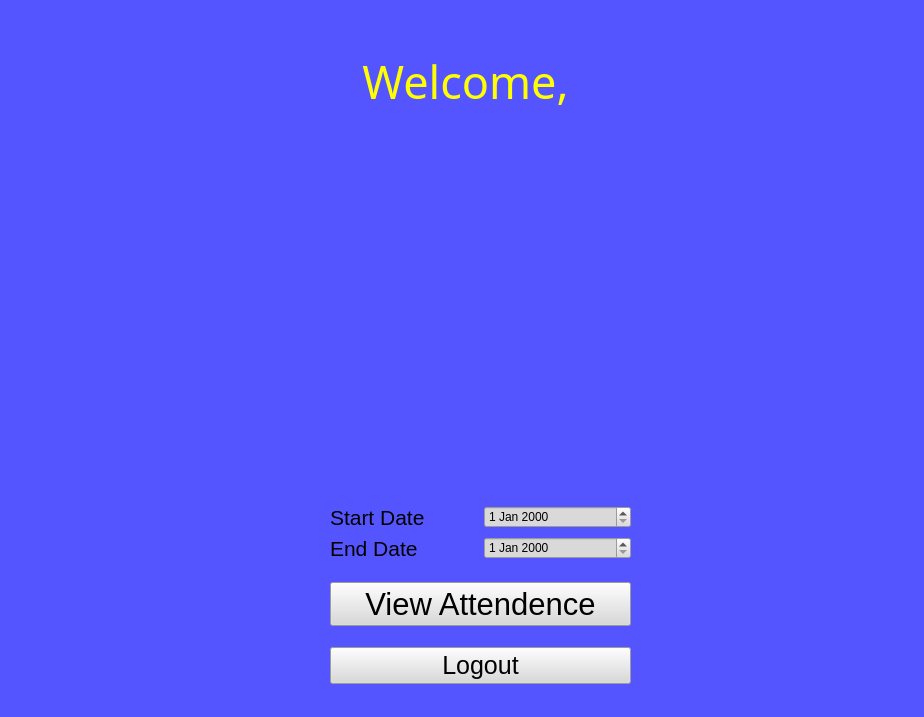
<?xml version="1.0" encoding="UTF-8"?>
<ui version="4.0">
 <class>StudentDashboard</class>
 <widget class="QMainWindow" name="StudentDashboard">
  <property name="geometry">
   <rect>
    <x>0</x>
    <y>0</y>
    <width>924</width>
    <height>717</height>
   </rect>
  </property>
  <property name="windowTitle">
   <string>Student Dashboard</string>
  </property>
  <property name="styleSheet">
   <string notr="true">background-color:rgb(85, 85, 255)</string>
  </property>
  <widget class="QWidget" name="centralwidget">
   <widget class="QWidget" name="verticalLayoutWidget">
    <property name="geometry">
     <rect>
      <x>330</x>
      <y>490</y>
      <width>301</width>
      <height>211</height>
     </rect>
    </property>
    <layout class="QVBoxLayout" name="verticalLayout">
     <item>
      <layout class="QVBoxLayout" name="verticalLayout_2">
       <item>
        <layout class="QHBoxLayout" name="horizontalLayout">
         <item>
          <widget class="QLabel" name="label_2">
           <property name="font">
            <font>
             <pointsize>16</pointsize>
            </font>
           </property>
           <property name="text">
            <string>Start Date</string>
           </property>
          </widget>
         </item>
         <item>
          <widget class="QDateEdit" name="startDate">
           <property name="styleSheet">
            <string notr="true">background-color:rgb(217, 217, 217);
font: 14pt &quot;MS Shell Dlg 2&quot;;</string>
           </property>
          </widget>
         </item>
        </layout>
       </item>
       <item>
        <layout class="QHBoxLayout" name="horizontalLayout_2">
         <item>
          <widget class="QLabel" name="label_3">
           <property name="font">
            <font>
             <pointsize>16</pointsize>
            </font>
           </property>
           <property name="text">
            <string>End Date</string>
           </property>
          </widget>
         </item>
         <item>
          <widget class="QDateEdit" name="endDate">
           <property name="styleSheet">
            <string notr="true">background-color:rgb(217, 217, 217);
font: 14pt &quot;MS Shell Dlg 2&quot;;</string>
           </property>
          </widget>
         </item>
        </layout>
       </item>
      </layout>
     </item>
     <item>
      <widget class="QPushButton" name="viewBut">
       <property name="font">
        <font>
         <pointsize>23</pointsize>
        </font>
       </property>
       <property name="styleSheet">
        <string notr="true">background-color: rgb(217, 217, 217);</string>
       </property>
       <property name="text">
        <string>View Attendence</string>
       </property>
      </widget>
     </item>
     <item>
      <widget class="QPushButton" name="logoutBut">
       <property name="font">
        <font>
         <pointsize>19</pointsize>
        </font>
       </property>
       <property name="styleSheet">
        <string notr="true">background-color: rgb(217, 217, 217);</string>
       </property>
       <property name="text">
        <string>Logout</string>
       </property>
      </widget>
     </item>
    </layout>
   </widget>
   <widget class="QLabel" name="label">
    <property name="geometry">
     <rect>
      <x>-380</x>
      <y>220</y>
      <width>771</width>
      <height>511</height>
     </rect>
    </property>
    <property name="styleSheet">
     <string notr="true">background-color:transparent</string>
    </property>
    <property name="text">
     <string/>
    </property>
    <property name="pixmap">
     <pixmap>static/A-teachers-journey-with-student-self-advocacy-removebg-preview.png</pixmap>
    </property>
    <property name="scaledContents">
     <bool>true</bool>
    </property>
   </widget>
   <widget class="QLabel" name="welcomeLabel">
    <property name="geometry">
     <rect>
      <x>10</x>
      <y>50</y>
      <width>911</width>
      <height>71</height>
     </rect>
    </property>
    <property name="font">
     <font>
      <family>BankGothic Lt BT</family>
      <pointsize>34</pointsize>
     </font>
    </property>
    <property name="styleSheet">
     <string notr="true">background-color:transparent;color:yellow</string>
    </property>
    <property name="text">
     <string>Welcome,</string>
    </property>
    <property name="alignment">
     <set>Qt::AlignHCenter|Qt::AlignTop</set>
    </property>
   </widget>
   <zorder>label</zorder>
   <zorder>verticalLayoutWidget</zorder>
   <zorder>welcomeLabel</zorder>
  </widget>
 </widget>
 <resources/>
 <connections/>
</ui>
